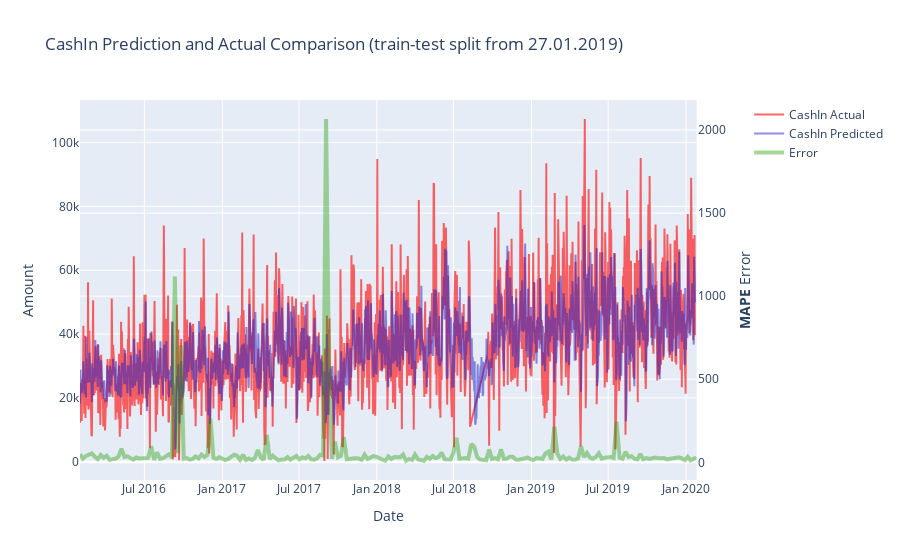

This figure's notebook cell:
### Code cell
ATM_ID = 33821
atm_feature_set = all_atms_feature_set[all_atms_feature_set['AtmId'] == ATM_ID]
draw_model_error(cb, atm_feature_set[all_features], atm_feature_set['CashIn'], split_from=X_train.index[-1])

### Figure 1 — Plotly figure (JSON) as saved in the notebook; plotly's stock layout.template omitted (floating-point values rounded to 4 significant figures; data arrays with more than 128 entries replaced by an {"elided": "..."} marker saying what was removed)
{"data": [{"line": {"color": "rgba(255,0,0,0.6)"}, "name": "CashIn Actual", "type": "scatter", "x": {"elided": "1453 str values"}, "xaxis": "x", "y": {"elided": "1453 float values"}, "yaxis": "y"}, {"line": {"color": "rgba(30,30,200,0.5)"}, "name": "CashIn Predicted", "type": "scatter", "x": {"elided": "1453 str values"}, "xaxis": "x", "y": {"elided": "1453 float values"}, "yaxis": "y"}, {"line": {"color": "rgba(34, 155, 0, 0.4)", "width": 4}, "name": "Error", "type": "scatter", "x": {"elided": "209 str values"}, "xaxis": "x", "y": {"elided": "209 float values"}, "yaxis": "y2"}], "layout": {"title": {"text": "CashIn Prediction and Actual Comparison (train-test split from 27.01.2019)"}, "xaxis": {"anchor": "y", "domain": [0, 0.94], "title": {"text": "Date"}}, "yaxis": {"anchor": "x", "domain": [0, 1], "title": {"text": "Amount"}}, "yaxis2": {"anchor": "x", "overlaying": "y", "side": "right", "title": {"text": "<b>MAPE</b> Error"}}}}
